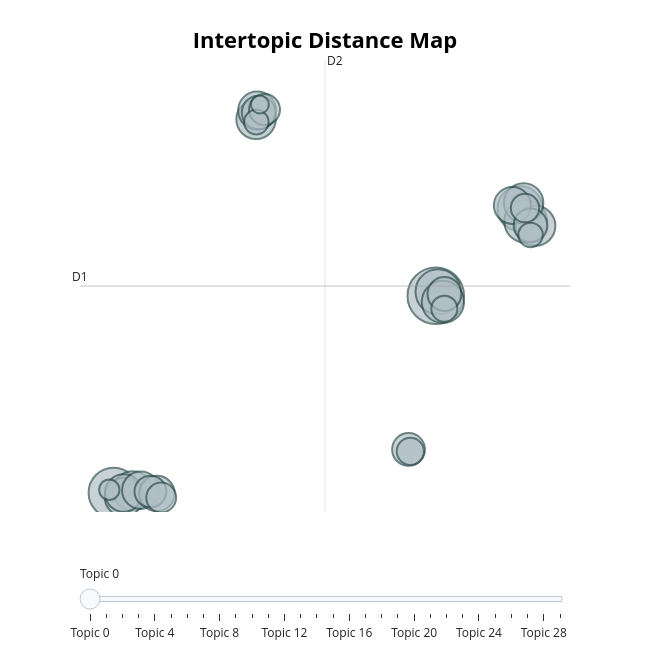

Source (notebook cell):
### Code cell
# Visualize K-Means topics
topic_model_kmeans.visualize_topics()

### Figure 1 — Plotly figure (JSON) as saved in the notebook; plotly's stock layout.template omitted (floating-point values rounded to 4 significant figures)
{"data": [{"customdata": [[0, "coronavirus | nashville | sars | virus | cov", 520], [1, "trump | president | donald trump | donald | donaldtrump", 409], [2, "video | italy | shows | video shows | italian", 331], [3, "risk | higher risk | protect | learn | cdc", 330], [4, "zealand | new zealand | covid report | total number | remains", 298], [5, "cure | water | drinking | israel | cure covid", 290], [6, "uk | restrictions | england | boris | boris johnson", 259], [7, "indian | india | bharat | biotech | bharat biotech", 253], [8, "masks | mask | wear | face | wearing", 253], [9, "covidview | covidview report | cdc covidview | latest cdc | report shows", 249], [10, "vaccine | vaccines | covid vaccine | covax | drtedros", 241], [11, "covid covid | coronavirusupdates | india | total covid | drharshvardhan", 235], [12, "drtedros | flu | pandemic | countries | death", 229], [13, "data | hospitalizations | new york | york | deaths", 227], [14, "test | pcr | antibody | antibodies | pregnant", 222], [15, "published ve | ve tracked | tracked | tests yesterday | tests state", 204], [16, "china | chinese | wuhan | china coronavirus | wuhan institute", 187], [17, "capacity | excess | capacity gives | gives excess | excess capacity", 184], [18, "indiafightscorona | recoveries | rt pib | pib india | pib", 184], [19, "nigeria | covid reported | reported nigeria | ncdc | lagos", 175], [20, "states reported | published states | reported tests | reported | update published", 164], [21, "covid testing | samples | icmrdelhi | testing | samples tested", 156], [22, "completed | number tests | tests completed | yesterday laboratories | completed date", 145], [23, "schools | children | school | students | parents", 131], [24, "rivers | kaduna | ogun | oyo | fct", 120], [25, "hydroxychloroquine | chloroquine | vitamin | drug | azithromycin", 110], [26, "lockdown | gt | gt gt | guidelines | till", 98], [27, "shore | north shore | middlemore | hospital | icu", 97], [28, "gates | fauci | foundation | anthony fauci | anthony", 67], [29, "states confirmed | india coronavirusupdates | covid recovery | confirmed cases | indiawillwin staysafe", 52]], "hovertemplate": "<b>Topic %{customdata[0]}</b><br>%{customdata[1]}<br>Size: %{customdata[2]}", "legendgroup": "", "marker": {"color": "#B0BEC5", "line": {"color": "DarkSlateGrey", "width": 2}, "size": [520, 409, 331, 330, 298, 290, 259, 253, 253, 249, 241, 235, 229, 227, 222, 204, 187, 184, 184, 175, 164, 156, 145, 131, 120, 110, 98, 97, 67, 52], "sizemode": "area", "sizeref": 0.325, "symbol": "circle"}, "mode": "markers", "name": "", "orientation": "v", "showlegend": false, "type": "scatter", "x": [6.839, -9.957, 6.96, 11.23, 11.53, 7.211, 12.03, -2.532, 11.42, -8.975, -9.421, -2.473, -9.435, -8.545, 10.83, -7.701, 7.292, 11.78, -2.398, 5.419, -8.041, -2.089, -7.478, 11.49, 5.512, 7.286, -2.518, 11.78, -10.18, -2.331], "xaxis": "x", "y": [5.549, -4.805, 5.758, 10.13, 9.457, 5.223, 9.225, 14.82, 10.42, -4.704, -5.029, 15.29, -4.817, -4.673, 10.3, -4.848, 5.642, 9.247, 15.18, -2.53, -4.744, 15.34, -5.06, 10.16, -2.628, 4.865, 14.68, 8.746, -4.65, 15.6], "yaxis": "y"}], "layout": {"annotations": [{"showarrow": false, "text": "D1", "x": -11.71, "y": 6.061, "yshift": 10}, {"showarrow": false, "text": "D2", "x": 1.064, "xshift": 10, "y": 17.94}], "height": 650, "hoverlabel": {"bgcolor": "white", "font": {"family": "Rockwell", "size": 16}}, "legend": {"itemsizing": "constant", "tracegroupgap": 0}, "margin": {"t": 60}, "shapes": [{"line": {"color": "#CFD8DC", "width": 2}, "type": "line", "x0": 1.064, "x1": 1.064, "y0": -5.819, "y1": 17.94}, {"line": {"color": "#9E9E9E", "width": 2}, "type": "line", "x0": -11.71, "x1": 13.84, "y0": 6.061, "y1": 6.061}], "sliders": [{"active": 0, "pad": {"t": 50}, "steps": [{"args": [{"marker.color": [["red", "#B0BEC5", "#B0BEC5", "#B0BEC5", "#B0BEC5", "#B0BEC5", "#B0BEC5", "#B0BEC5", "#B0BEC5", "#B0BEC5", "#B0BEC5", "#B0BEC5", "#B0BEC5", "#B0BEC5", "#B0BEC5", "#B0BEC5", "#B0BEC5", "#B0BEC5", "#B0BEC5", "#B0BEC5", "#B0BEC5", "#B0BEC5", "#B0BEC5", "#B0BEC5", "#B0BEC5", "#B0BEC5", "#B0BEC5", "#B0BEC5", "#B0BEC5", "#B0BEC5"]]}], "label": "Topic 0", "method": "update"}, {"args": [{"marker.color": [["#B0BEC5", "red", "#B0BEC5", "#B0BEC5", "#B0BEC5", "#B0BEC5", "#B0BEC5", "#B0BEC5", "#B0BEC5", "#B0BEC5", "#B0BEC5", "#B0BEC5", "#B0BEC5", "#B0BEC5", "#B0BEC5", "#B0BEC5", "#B0BEC5", "#B0BEC5", "#B0BEC5", "#B0BEC5", "#B0BEC5", "#B0BEC5", "#B0BEC5", "#B0BEC5", "#B0BEC5", "#B0BEC5", "#B0BEC5", "#B0BEC5", "#B0BEC5", "#B0BEC5"]]}], "label": "Topic 1", "method": "update"}, {"args": [{"marker.color": [["#B0BEC5", "#B0BEC5", "red", "#B0BEC5", "#B0BEC5", "#B0BEC5", "#B0BEC5", "#B0BEC5", "#B0BEC5", "#B0BEC5", "#B0BEC5", "#B0BEC5", "#B0BEC5", "#B0BEC5", "#B0BEC5", "#B0BEC5", "#B0BEC5", "#B0BEC5", "#B0BEC5", "#B0BEC5", "#B0BEC5", "#B0BEC5", "#B0BEC5", "#B0BEC5", "#B0BEC5", "#B0BEC5", "#B0BEC5", "#B0BEC5", "#B0BEC5", "#B0BEC5"]]}], "label": "Topic 2", "method": "update"}, {"args": [{"marker.color": [["#B0BEC5", "#B0BEC5", "#B0BEC5", "red", "#B0BEC5", "#B0BEC5", "#B0BEC5", "#B0BEC5", "#B0BEC5", "#B0BEC5", "#B0BEC5", "#B0BEC5", "#B0BEC5", "#B0BEC5", "#B0BEC5", "#B0BEC5", "#B0BEC5", "#B0BEC5", "#B0BEC5", "#B0BEC5", "#B0BEC5", "#B0BEC5", "#B0BEC5", "#B0BEC5", "#B0BEC5", "#B0BEC5", "#B0BEC5", "#B0BEC5", "#B0BEC5", "#B0BEC5"]]}], "label": "Topic 3", "method": "update"}, {"args": [{"marker.color": [["#B0BEC5", "#B0BEC5", "#B0BEC5", "#B0BEC5", "red", "#B0BEC5", "#B0BEC5", "#B0BEC5", "#B0BEC5", "#B0BEC5", "#B0BEC5", "#B0BEC5", "#B0BEC5", "#B0BEC5", "#B0BEC5", "#B0BEC5", "#B0BEC5", "#B0BEC5", "#B0BEC5", "#B0BEC5", "#B0BEC5", "#B0BEC5", "#B0BEC5", "#B0BEC5", "#B0BEC5", "#B0BEC5", "#B0BEC5", "#B0BEC5", "#B0BEC5", "#B0BEC5"]]}], "label": "Topic 4", "method": "update"}, {"args": [{"marker.color": [["#B0BEC5", "#B0BEC5", "#B0BEC5", "#B0BEC5", "#B0BEC5", "red", "#B0BEC5", "#B0BEC5", "#B0BEC5", "#B0BEC5", "#B0BEC5", "#B0BEC5", "#B0BEC5", "#B0BEC5", "#B0BEC5", "#B0BEC5", "#B0BEC5", "#B0BEC5", "#B0BEC5", "#B0BEC5", "#B0BEC5", "#B0BEC5", "#B0BEC5", "#B0BEC5", "#B0BEC5", "#B0BEC5", "#B0BEC5", "#B0BEC5", "#B0BEC5", "#B0BEC5"]]}], "label": "Topic 5", "method": "update"}, {"args": [{"marker.color": [["#B0BEC5", "#B0BEC5", "#B0BEC5", "#B0BEC5", "#B0BEC5", "#B0BEC5", "red", "#B0BEC5", "#B0BEC5", "#B0BEC5", "#B0BEC5", "#B0BEC5", "#B0BEC5", "#B0BEC5", "#B0BEC5", "#B0BEC5", "#B0BEC5", "#B0BEC5", "#B0BEC5", "#B0BEC5", "#B0BEC5", "#B0BEC5", "#B0BEC5", "#B0BEC5", "#B0BEC5", "#B0BEC5", "#B0BEC5", "#B0BEC5", "#B0BEC5", "#B0BEC5"]]}], "label": "Topic 6", "method": "update"}, {"args": [{"marker.color": [["#B0BEC5", "#B0BEC5", "#B0BEC5", "#B0BEC5", "#B0BEC5", "#B0BEC5", "#B0BEC5", "red", "#B0BEC5", "#B0BEC5", "#B0BEC5", "#B0BEC5", "#B0BEC5", "#B0BEC5", "#B0BEC5", "#B0BEC5", "#B0BEC5", "#B0BEC5", "#B0BEC5", "#B0BEC5", "#B0BEC5", "#B0BEC5", "#B0BEC5", "#B0BEC5", "#B0BEC5", "#B0BEC5", "#B0BEC5", "#B0BEC5", "#B0BEC5", "#B0BEC5"]]}], "label": "Topic 7", "method": "update"}, {"args": [{"marker.color": [["#B0BEC5", "#B0BEC5", "#B0BEC5", "#B0BEC5", "#B0BEC5", "#B0BEC5", "#B0BEC5", "#B0BEC5", "red", "#B0BEC5", "#B0BEC5", "#B0BEC5", "#B0BEC5", "#B0BEC5", "#B0BEC5", "#B0BEC5", "#B0BEC5", "#B0BEC5", "#B0BEC5", "#B0BEC5", "#B0BEC5", "#B0BEC5", "#B0BEC5", "#B0BEC5", "#B0BEC5", "#B0BEC5", "#B0BEC5", "#B0BEC5", "#B0BEC5", "#B0BEC5"]]}], "label": "Topic 8", "method": "update"}, {"args": [{"marker.color": [["#B0BEC5", "#B0BEC5", "#B0BEC5", "#B0BEC5", "#B0BEC5", "#B0BEC5", "#B0BEC5", "#B0BEC5", "#B0BEC5", "red", "#B0BEC5", "#B0BEC5", "#B0BEC5", "#B0BEC5", "#B0BEC5", "#B0BEC5", "#B0BEC5", "#B0BEC5", "#B0BEC5", "#B0BEC5", "#B0BEC5", "#B0BEC5", "#B0BEC5", "#B0BEC5", "#B0BEC5", "#B0BEC5", "#B0BEC5", "#B0BEC5", "#B0BEC5", "#B0BEC5"]]}], "label": "Topic 9", "method": "update"}, {"args": [{"marker.color": [["#B0BEC5", "#B0BEC5", "#B0BEC5", "#B0BEC5", "#B0BEC5", "#B0BEC5", "#B0BEC5", "#B0BEC5", "#B0BEC5", "#B0BEC5", "red", "#B0BEC5", "#B0BEC5", "#B0BEC5", "#B0BEC5", "#B0BEC5", "#B0BEC5", "#B0BEC5", "#B0BEC5", "#B0BEC5", "#B0BEC5", "#B0BEC5", "#B0BEC5", "#B0BEC5", "#B0BEC5", "#B0BEC5", "#B0BEC5", "#B0BEC5", "#B0BEC5", "#B0BEC5"]]}], "label": "Topic 10", "method": "update"}, {"args": [{"marker.color": [["#B0BEC5", "#B0BEC5", "#B0BEC5", "#B0BEC5", "#B0BEC5", "#B0BEC5", "#B0BEC5", "#B0BEC5", "#B0BEC5", "#B0BEC5", "#B0BEC5", "red", "#B0BEC5", "#B0BEC5", "#B0BEC5", "#B0BEC5", "#B0BEC5", "#B0BEC5", "#B0BEC5", "#B0BEC5", "#B0BEC5", "#B0BEC5", "#B0BEC5", "#B0BEC5", "#B0BEC5", "#B0BEC5", "#B0BEC5", "#B0BEC5", "#B0BEC5", "#B0BEC5"]]}], "label": "Topic 11", "method": "update"}, {"args": [{"marker.color": [["#B0BEC5", "#B0BEC5", "#B0BEC5", "#B0BEC5", "#B0BEC5", "#B0BEC5", "#B0BEC5", "#B0BEC5", "#B0BEC5", "#B0BEC5", "#B0BEC5", "#B0BEC5", "red", "#B0BEC5", "#B0BEC5", "#B0BEC5", "#B0BEC5", "#B0BEC5", "#B0BEC5", "#B0BEC5", "#B0BEC5", "#B0BEC5", "#B0BEC5", "#B0BEC5", "#B0BEC5", "#B0BEC5", "#B0BEC5", "#B0BEC5", "#B0BEC5", "#B0BEC5"]]}], "label": "Topic 12", "method": "update"}, {"args": [{"marker.color": [["#B0BEC5", "#B0BEC5", "#B0BEC5", "#B0BEC5", "#B0BEC5", "#B0BEC5", "#B0BEC5", "#B0BEC5", "#B0BEC5", "#B0BEC5", "#B0BEC5", "#B0BEC5", "#B0BEC5", "red", "#B0BEC5", "#B0BEC5", "#B0BEC5", "#B0BEC5", "#B0BEC5", "#B0BEC5", "#B0BEC5", "#B0BEC5", "#B0BEC5", "#B0BEC5", "#B0BEC5", "#B0BEC5", "#B0BEC5", "#B0BEC5", "#B0BEC5", "#B0BEC5"]]}], "label": "Topic 13", "method": "update"}, {"args": [{"marker.color": [["#B0BEC5", "#B0BEC5", "#B0BEC5", "#B0BEC5", "#B0BEC5", "#B0BEC5", "#B0BEC5", "#B0BEC5", "#B0BEC5", "#B0BEC5", "#B0BEC5", "#B0BEC5", "#B0BEC5", "#B0BEC5", "red", "#B0BEC5", "#B0BEC5", "#B0BEC5", "#B0BEC5", "#B0BEC5", "#B0BEC5", "#B0BEC5", "#B0BEC5", "#B0BEC5", "#B0BEC5", "#B0BEC5", "#B0BEC5", "#B0BEC5", "#B0BEC5", "#B0BEC5"]]}], "label": "Topic 14", "method": "update"}, {"args": [{"marker.color": [["#B0BEC5", "#B0BEC5", "#B0BEC5", "#B0BEC5", "#B0BEC5", "#B0BEC5", "#B0BEC5", "#B0BEC5", "#B0BEC5", "#B0BEC5", "#B0BEC5", "#B0BEC5", "#B0BEC5", "#B0BEC5", "#B0BEC5", "red", "#B0BEC5", "#B0BEC5", "#B0BEC5", "#B0BEC5", "#B0BEC5", "#B0BEC5", "#B0BEC5", "#B0BEC5", "#B0BEC5", "#B0BEC5", "#B0BEC5", "#B0BEC5", "#B0BEC5", "#B0BEC5"]]}], "label": "Topic 15", "method": "update"}, {"args": [{"marker.color": [["#B0BEC5", "#B0BEC5", "#B0BEC5", "#B0BEC5", "#B0BEC5", "#B0BEC5", "#B0BEC5", "#B0BEC5", "#B0BEC5", "#B0BEC5", "#B0BEC5", "#B0BEC5", "#B0BEC5", "#B0BEC5", "#B0BEC5", "#B0BEC5", "red", "#B0BEC5", "#B0BEC5", "#B0BEC5", "#B0BEC5", "#B0BEC5", "#B0BEC5", "#B0BEC5", "#B0BEC5", "#B0BEC5", "#B0BEC5", "#B0BEC5", "#B0BEC5", "#B0BEC5"]]}], "label": "Topic 16", "method": "update"}, {"args": [{"marker.color": [["#B0BEC5", "#B0BEC5", "#B0BEC5", "#B0BEC5", "#B0BEC5", "#B0BEC5", "#B0BEC5", "#B0BEC5", "#B0BEC5", "#B0BEC5", "#B0BEC5", "#B0BEC5", "#B0BEC5", "#B0BEC5", "#B0BEC5", "#B0BEC5", "#B0BEC5", "red", "#B0BEC5", "#B0BEC5", "#B0BEC5", "#B0BEC5", "#B0BEC5", "#B0BEC5", "#B0BEC5", "#B0BEC5", "#B0BEC5", "#B0BEC5", "#B0BEC5", "#B0BEC5"]]}], "label": "Topic 17", "method": "update"}, {"args": [{"marker.color": [["#B0BEC5", "#B0BEC5", "#B0BEC5", "#B0BEC5", "#B0BEC5", "#B0BEC5", "#B0BEC5", "#B0BEC5", "#B0BEC5", "#B0BEC5", "#B0BEC5", "#B0BEC5", "#B0BEC5", "#B0BEC5", "#B0BEC5", "#B0BEC5", "#B0BEC5", "#B0BEC5", "red", "#B0BEC5", "#B0BEC5", "#B0BEC5", "#B0BEC5", "#B0BEC5", "#B0BEC5", "#B0BEC5", "#B0BEC5", "#B0BEC5", "#B0BEC5", "#B0BEC5"]]}], "label": "Topic 18", "method": "update"}, {"args": [{"marker.color": [["#B0BEC5", "#B0BEC5", "#B0BEC5", "#B0BEC5", "#B0BEC5", "#B0BEC5", "#B0BEC5", "#B0BEC5", "#B0BEC5", "#B0BEC5", "#B0BEC5", "#B0BEC5", "#B0BEC5", "#B0BEC5", "#B0BEC5", "#B0BEC5", "#B0BEC5", "#B0BEC5", "#B0BEC5", "red", "#B0BEC5", "#B0BEC5", "#B0BEC5", "#B0BEC5", "#B0BEC5", "#B0BEC5", "#B0BEC5", "#B0BEC5", "#B0BEC5", "#B0BEC5"]]}], "label": "Topic 19", "method": "update"}, {"args": [{"marker.color": [["#B0BEC5", "#B0BEC5", "#B0BEC5", "#B0BEC5", "#B0BEC5", "#B0BEC5", "#B0BEC5", "#B0BEC5", "#B0BEC5", "#B0BEC5", "#B0BEC5", "#B0BEC5", "#B0BEC5", "#B0BEC5", "#B0BEC5", "#B0BEC5", "#B0BEC5", "#B0BEC5", "#B0BEC5", "#B0BEC5", "red", "#B0BEC5", "#B0BEC5", "#B0BEC5", "#B0BEC5", "#B0BEC5", "#B0BEC5", "#B0BEC5", "#B0BEC5", "#B0BEC5"]]}], "label": "Topic 20", "method": "update"}, {"args": [{"marker.color": [["#B0BEC5", "#B0BEC5", "#B0BEC5", "#B0BEC5", "#B0BEC5", "#B0BEC5", "#B0BEC5", "#B0BEC5", "#B0BEC5", "#B0BEC5", "#B0BEC5", "#B0BEC5", "#B0BEC5", "#B0BEC5", "#B0BEC5", "#B0BEC5", "#B0BEC5", "#B0BEC5", "#B0BEC5", "#B0BEC5", "#B0BEC5", "red", "#B0BEC5", "#B0BEC5", "#B0BEC5", "#B0BEC5", "#B0BEC5", "#B0BEC5", "#B0BEC5", "#B0BEC5"]]}], "label": "Topic 21", "method": "update"}, {"args": [{"marker.color": [["#B0BEC5", "#B0BEC5", "#B0BEC5", "#B0BEC5", "#B0BEC5", "#B0BEC5", "#B0BEC5", "#B0BEC5", "#B0BEC5", "#B0BEC5", "#B0BEC5", "#B0BEC5", "#B0BEC5", "#B0BEC5", "#B0BEC5", "#B0BEC5", "#B0BEC5", "#B0BEC5", "#B0BEC5", "#B0BEC5", "#B0BEC5", "#B0BEC5", "red", "#B0BEC5", "#B0BEC5", "#B0BEC5", "#B0BEC5", "#B0BEC5", "#B0BEC5", "#B0BEC5"]]}], "label": "Topic 22", "method": "update"}, {"args": [{"marker.color": [["#B0BEC5", "#B0BEC5", "#B0BEC5", "#B0BEC5", "#B0BEC5", "#B0BEC5", "#B0BEC5", "#B0BEC5", "#B0BEC5", "#B0BEC5", "#B0BEC5", "#B0BEC5", "#B0BEC5", "#B0BEC5", "#B0BEC5", "#B0BEC5", "#B0BEC5", "#B0BEC5", "#B0BEC5", "#B0BEC5", "#B0BEC5", "#B0BEC5", "#B0BEC5", "red", "#B0BEC5", "#B0BEC5", "#B0BEC5", "#B0BEC5", "#B0BEC5", "#B0BEC5"]]}], "label": "Topic 23", "method": "update"}, {"args": [{"marker.color": [["#B0BEC5", "#B0BEC5", "#B0BEC5", "#B0BEC5", "#B0BEC5", "#B0BEC5", "#B0BEC5", "#B0BEC5", "#B0BEC5", "#B0BEC5", "#B0BEC5", "#B0BEC5", "#B0BEC5", "#B0BEC5", "#B0BEC5", "#B0BEC5", "#B0BEC5", "#B0BEC5", "#B0BEC5", "#B0BEC5", "#B0BEC5", "#B0BEC5", "#B0BEC5", "#B0BEC5", "red", "#B0BEC5", "#B0BEC5", "#B0BEC5", "#B0BEC5", "#B0BEC5"]]}], "label": "Topic 24", "method": "update"}, {"args": [{"marker.color": [["#B0BEC5", "#B0BEC5", "#B0BEC5", "#B0BEC5", "#B0BEC5", "#B0BEC5", "#B0BEC5", "#B0BEC5", "#B0BEC5", "#B0BEC5", "#B0BEC5", "#B0BEC5", "#B0BEC5", "#B0BEC5", "#B0BEC5", "#B0BEC5", "#B0BEC5", "#B0BEC5", "#B0BEC5", "#B0BEC5", "#B0BEC5", "#B0BEC5", "#B0BEC5", "#B0BEC5", "#B0BEC5", "red", "#B0BEC5", "#B0BEC5", "#B0BEC5", "#B0BEC5"]]}], "label": "Topic 25", "method": "update"}, {"args": [{"marker.color": [["#B0BEC5", "#B0BEC5", "#B0BEC5", "#B0BEC5", "#B0BEC5", "#B0BEC5", "#B0BEC5", "#B0BEC5", "#B0BEC5", "#B0BEC5", "#B0BEC5", "#B0BEC5", "#B0BEC5", "#B0BEC5", "#B0BEC5", "#B0BEC5", "#B0BEC5", "#B0BEC5", "#B0BEC5", "#B0BEC5", "#B0BEC5", "#B0BEC5", "#B0BEC5", "#B0BEC5", "#B0BEC5", "#B0BEC5", "red", "#B0BEC5", "#B0BEC5", "#B0BEC5"]]}], "label": "Topic 26", "method": "update"}, {"args": [{"marker.color": [["#B0BEC5", "#B0BEC5", "#B0BEC5", "#B0BEC5", "#B0BEC5", "#B0BEC5", "#B0BEC5", "#B0BEC5", "#B0BEC5", "#B0BEC5", "#B0BEC5", "#B0BEC5", "#B0BEC5", "#B0BEC5", "#B0BEC5", "#B0BEC5", "#B0BEC5", "#B0BEC5", "#B0BEC5", "#B0BEC5", "#B0BEC5", "#B0BEC5", "#B0BEC5", "#B0BEC5", "#B0BEC5", "#B0BEC5", "#B0BEC5", "red", "#B0BEC5", "#B0BEC5"]]}], "label": "Topic 27", "method": "update"}, {"args": [{"marker.color": [["#B0BEC5", "#B0BEC5", "#B0BEC5", "#B0BEC5", "#B0BEC5", "#B0BEC5", "#B0BEC5", "#B0BEC5", "#B0BEC5", "#B0BEC5", "#B0BEC5", "#B0BEC5", "#B0BEC5", "#B0BEC5", "#B0BEC5", "#B0BEC5", "#B0BEC5", "#B0BEC5", "#B0BEC5", "#B0BEC5", "#B0BEC5", "#B0BEC5", "#B0BEC5", "#B0BEC5", "#B0BEC5", "#B0BEC5", "#B0BEC5", "#B0BEC5", "red", "#B0BEC5"]]}], "label": "Topic 28", "method": "update"}, {"args": [{"marker.color": [["#B0BEC5", "#B0BEC5", "#B0BEC5", "#B0BEC5", "#B0BEC5", "#B0BEC5", "#B0BEC5", "#B0BEC5", "#B0BEC5", "#B0BEC5", "#B0BEC5", "#B0BEC5", "#B0BEC5", "#B0BEC5", "#B0BEC5", "#B0BEC5", "#B0BEC5", "#B0BEC5", "#B0BEC5", "#B0BEC5", "#B0BEC5", "#B0BEC5", "#B0BEC5", "#B0BEC5", "#B0BEC5", "#B0BEC5", "#B0BEC5", "#B0BEC5", "#B0BEC5", "red"]]}], "label": "Topic 29", "method": "update"}]}], "title": {"font": {"color": "Black", "size": 22}, "text": "<b>Intertopic Distance Map</b>", "x": 0.5, "xanchor": "center", "y": 0.95, "yanchor": "top"}, "width": 650, "xaxis": {"anchor": "y", "domain": [0, 1], "range": [-11.71, 13.84], "title": {"text": ""}, "visible": false}, "yaxis": {"anchor": "x", "domain": [0, 1], "range": [-5.819, 17.94], "title": {"text": ""}, "visible": false}}}
